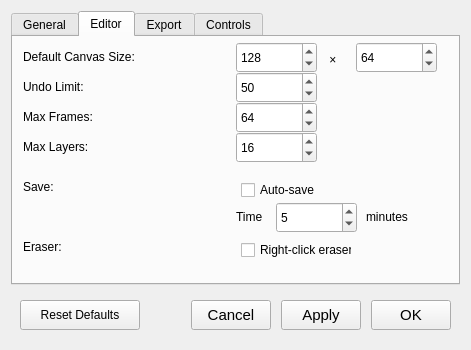
<?xml version="1.0" encoding="UTF-8"?>
<ui version="4.0">
 <class>SettingsDialog</class>
 <widget class="QDialog" name="SettingsDialog">
  <property name="geometry">
   <rect>
    <x>0</x>
    <y>0</y>
    <width>471</width>
    <height>350</height>
   </rect>
  </property>
  <property name="minimumSize">
   <size>
    <width>450</width>
    <height>350</height>
   </size>
  </property>
  <property name="windowTitle">
   <string>Dialog</string>
  </property>
  <layout class="QVBoxLayout" name="verticalLayout">
   <item>
    <widget class="QTabWidget" name="tabWidget">
     <property name="currentIndex">
      <number>1</number>
     </property>
     <widget class="QWidget" name="general">
      <attribute name="title">
       <string>General</string>
      </attribute>
      <layout class="QHBoxLayout" name="horizontalLayout_2">
       <property name="spacing">
        <number>0</number>
       </property>
       <property name="leftMargin">
        <number>0</number>
       </property>
       <property name="topMargin">
        <number>0</number>
       </property>
       <property name="rightMargin">
        <number>0</number>
       </property>
       <property name="bottomMargin">
        <number>0</number>
       </property>
       <item>
        <widget class="QWidget" name="widget_2" native="true">
         <property name="minimumSize">
          <size>
           <width>150</width>
           <height>0</height>
          </size>
         </property>
         <widget class="QLabel" name="label_2">
          <property name="geometry">
           <rect>
            <x>10</x>
            <y>10</y>
            <width>71</width>
            <height>20</height>
           </rect>
          </property>
          <property name="text">
           <string>Theme:</string>
          </property>
         </widget>
         <widget class="QLabel" name="label_3">
          <property name="geometry">
           <rect>
            <x>10</x>
            <y>40</y>
            <width>71</width>
            <height>20</height>
           </rect>
          </property>
          <property name="text">
           <string>UI Scale:</string>
          </property>
         </widget>
         <widget class="QLabel" name="label_5">
          <property name="geometry">
           <rect>
            <x>10</x>
            <y>80</y>
            <width>81</width>
            <height>20</height>
           </rect>
          </property>
          <property name="text">
           <string>Grid Color:</string>
          </property>
         </widget>
         <widget class="QLabel" name="label_6">
          <property name="geometry">
           <rect>
            <x>10</x>
            <y>160</y>
            <width>131</width>
            <height>20</height>
           </rect>
          </property>
          <property name="text">
           <string>Background Style:</string>
          </property>
         </widget>
        </widget>
       </item>
       <item>
        <widget class="QWidget" name="widget_3" native="true">
         <property name="minimumSize">
          <size>
           <width>160</width>
           <height>0</height>
          </size>
         </property>
         <widget class="QComboBox" name="cmb_Theme">
          <property name="geometry">
           <rect>
            <x>0</x>
            <y>5</y>
            <width>161</width>
            <height>30</height>
           </rect>
          </property>
          <property name="cursor">
           <cursorShape>PointingHandCursor</cursorShape>
          </property>
          <item>
           <property name="text">
            <string>dark</string>
           </property>
          </item>
          <item>
           <property name="text">
            <string>light</string>
           </property>
          </item>
          <item>
           <property name="text">
            <string>1bit</string>
           </property>
          </item>
         </widget>
         <widget class="QLabel" name="lbl_ScaleValue">
          <property name="geometry">
           <rect>
            <x>0</x>
            <y>40</y>
            <width>41</width>
            <height>20</height>
           </rect>
          </property>
          <property name="text">
           <string>100%</string>
          </property>
         </widget>
         <widget class="QSlider" name="slider_Scale">
          <property name="geometry">
           <rect>
            <x>50</x>
            <y>40</y>
            <width>101</width>
            <height>18</height>
           </rect>
          </property>
          <property name="minimum">
           <number>50</number>
          </property>
          <property name="maximum">
           <number>300</number>
          </property>
          <property name="singleStep">
           <number>1</number>
          </property>
          <property name="value">
           <number>100</number>
          </property>
          <property name="orientation">
           <enum>Qt::Orientation::Horizontal</enum>
          </property>
         </widget>
         <widget class="QCheckBox" name="chk_ShowGrid">
          <property name="geometry">
           <rect>
            <x>5</x>
            <y>75</y>
            <width>161</width>
            <height>26</height>
           </rect>
          </property>
          <property name="cursor">
           <cursorShape>PointingHandCursor</cursorShape>
          </property>
          <property name="text">
           <string>Show grid on canvas</string>
          </property>
         </widget>
         <widget class="QLabel" name="gridColorLabel">
          <property name="geometry">
           <rect>
            <x>0</x>
            <y>120</y>
            <width>61</width>
            <height>20</height>
           </rect>
          </property>
          <property name="text">
           <string>#333333</string>
          </property>
         </widget>
         <widget class="QPushButton" name="btn_GridColor">
          <property name="geometry">
           <rect>
            <x>70</x>
            <y>115</y>
            <width>83</width>
            <height>30</height>
           </rect>
          </property>
          <property name="cursor">
           <cursorShape>PointingHandCursor</cursorShape>
          </property>
          <property name="text">
           <string/>
          </property>
         </widget>
         <widget class="QComboBox" name="cmb_BgStyle">
          <property name="geometry">
           <rect>
            <x>0</x>
            <y>155</y>
            <width>161</width>
            <height>30</height>
           </rect>
          </property>
          <property name="cursor">
           <cursorShape>PointingHandCursor</cursorShape>
          </property>
          <item>
           <property name="text">
            <string>Checkerboard</string>
           </property>
          </item>
          <item>
           <property name="text">
            <string>Solid Black</string>
           </property>
          </item>
          <item>
           <property name="text">
            <string>Solid White</string>
           </property>
          </item>
         </widget>
        </widget>
       </item>
      </layout>
     </widget>
     <widget class="QWidget" name="editor">
      <attribute name="title">
       <string>Editor</string>
      </attribute>
      <layout class="QHBoxLayout" name="horizontalLayout_3">
       <property name="spacing">
        <number>0</number>
       </property>
       <property name="leftMargin">
        <number>0</number>
       </property>
       <property name="topMargin">
        <number>0</number>
       </property>
       <property name="rightMargin">
        <number>0</number>
       </property>
       <property name="bottomMargin">
        <number>0</number>
       </property>
       <item>
        <widget class="QWidget" name="widget_4" native="true">
         <property name="minimumSize">
          <size>
           <width>160</width>
           <height>0</height>
          </size>
         </property>
         <widget class="QLabel" name="label_13">
          <property name="geometry">
           <rect>
            <x>10</x>
            <y>10</y>
            <width>141</width>
            <height>20</height>
           </rect>
          </property>
          <property name="text">
           <string>Default Canvas Size:</string>
          </property>
         </widget>
         <widget class="QLabel" name="label_14">
          <property name="geometry">
           <rect>
            <x>10</x>
            <y>40</y>
            <width>91</width>
            <height>20</height>
           </rect>
          </property>
          <property name="text">
           <string>Undo Limit:</string>
          </property>
         </widget>
         <widget class="QLabel" name="label_17">
          <property name="geometry">
           <rect>
            <x>10</x>
            <y>140</y>
            <width>51</width>
            <height>20</height>
           </rect>
          </property>
          <property name="text">
           <string>Save:</string>
          </property>
         </widget>
         <widget class="QLabel" name="label_19">
          <property name="geometry">
           <rect>
            <x>10</x>
            <y>70</y>
            <width>101</width>
            <height>20</height>
           </rect>
          </property>
          <property name="text">
           <string>Max Frames:</string>
          </property>
         </widget>
         <widget class="QLabel" name="label_20">
          <property name="geometry">
           <rect>
            <x>10</x>
            <y>100</y>
            <width>101</width>
            <height>20</height>
           </rect>
          </property>
          <property name="text">
           <string>Max Layers:</string>
          </property>
         </widget>
         <widget class="QLabel" name="label_21">
          <property name="geometry">
           <rect>
            <x>10</x>
            <y>200</y>
            <width>101</width>
            <height>20</height>
           </rect>
          </property>
          <property name="text">
           <string>Eraser:</string>
          </property>
         </widget>
        </widget>
       </item>
       <item>
        <widget class="QWidget" name="widget_5" native="true">
         <property name="minimumSize">
          <size>
           <width>220</width>
           <height>0</height>
          </size>
         </property>
         <widget class="QSpinBox" name="spin_DefaultWidth">
          <property name="geometry">
           <rect>
            <x>0</x>
            <y>5</y>
            <width>81</width>
            <height>31</height>
           </rect>
          </property>
          <property name="cursor">
           <cursorShape>IBeamCursor</cursorShape>
          </property>
          <property name="minimum">
           <number>1</number>
          </property>
          <property name="maximum">
           <number>2000</number>
          </property>
          <property name="value">
           <number>128</number>
          </property>
         </widget>
         <widget class="QSpinBox" name="spin_UndoLimit">
          <property name="geometry">
           <rect>
            <x>0</x>
            <y>35</y>
            <width>81</width>
            <height>31</height>
           </rect>
          </property>
          <property name="cursor">
           <cursorShape>IBeamCursor</cursorShape>
          </property>
          <property name="minimum">
           <number>1</number>
          </property>
          <property name="maximum">
           <number>2000</number>
          </property>
          <property name="value">
           <number>50</number>
          </property>
         </widget>
         <widget class="QCheckBox" name="chk_AutoSave">
          <property name="geometry">
           <rect>
            <x>5</x>
            <y>140</y>
            <width>111</width>
            <height>26</height>
           </rect>
          </property>
          <property name="cursor">
           <cursorShape>PointingHandCursor</cursorShape>
          </property>
          <property name="text">
           <string>Auto-save</string>
          </property>
         </widget>
         <widget class="QLabel" name="label_15">
          <property name="geometry">
           <rect>
            <x>0</x>
            <y>170</y>
            <width>41</width>
            <height>20</height>
           </rect>
          </property>
          <property name="text">
           <string>Time</string>
          </property>
         </widget>
         <widget class="QSpinBox" name="spin_AutoSaveInterval">
          <property name="geometry">
           <rect>
            <x>40</x>
            <y>165</y>
            <width>81</width>
            <height>31</height>
           </rect>
          </property>
          <property name="cursor">
           <cursorShape>IBeamCursor</cursorShape>
          </property>
          <property name="minimum">
           <number>1</number>
          </property>
          <property name="maximum">
           <number>120</number>
          </property>
          <property name="value">
           <number>5</number>
          </property>
         </widget>
         <widget class="QLabel" name="label_16">
          <property name="geometry">
           <rect>
            <x>90</x>
            <y>15</y>
            <width>21</width>
            <height>16</height>
           </rect>
          </property>
          <property name="text">
           <string> ×</string>
          </property>
         </widget>
         <widget class="QLabel" name="label_18">
          <property name="geometry">
           <rect>
            <x>130</x>
            <y>170</y>
            <width>61</width>
            <height>20</height>
           </rect>
          </property>
          <property name="text">
           <string>minutes</string>
          </property>
         </widget>
         <widget class="QSpinBox" name="spin_DefaultHeight">
          <property name="geometry">
           <rect>
            <x>120</x>
            <y>5</y>
            <width>81</width>
            <height>31</height>
           </rect>
          </property>
          <property name="cursor">
           <cursorShape>IBeamCursor</cursorShape>
          </property>
          <property name="minimum">
           <number>1</number>
          </property>
          <property name="maximum">
           <number>2000</number>
          </property>
          <property name="value">
           <number>64</number>
          </property>
         </widget>
         <widget class="QSpinBox" name="spin_MaxFrames">
          <property name="geometry">
           <rect>
            <x>0</x>
            <y>65</y>
            <width>81</width>
            <height>31</height>
           </rect>
          </property>
          <property name="cursor">
           <cursorShape>IBeamCursor</cursorShape>
          </property>
          <property name="minimum">
           <number>16</number>
          </property>
          <property name="maximum">
           <number>1024</number>
          </property>
          <property name="value">
           <number>64</number>
          </property>
         </widget>
         <widget class="QSpinBox" name="spin_MaxLayers">
          <property name="geometry">
           <rect>
            <x>0</x>
            <y>95</y>
            <width>81</width>
            <height>31</height>
           </rect>
          </property>
          <property name="cursor">
           <cursorShape>IBeamCursor</cursorShape>
          </property>
          <property name="minimum">
           <number>4</number>
          </property>
          <property name="maximum">
           <number>64</number>
          </property>
          <property name="value">
           <number>16</number>
          </property>
         </widget>
         <widget class="QCheckBox" name="chk_RightClickEraser">
          <property name="geometry">
           <rect>
            <x>5</x>
            <y>200</y>
            <width>111</width>
            <height>26</height>
           </rect>
          </property>
          <property name="cursor">
           <cursorShape>PointingHandCursor</cursorShape>
          </property>
          <property name="text">
           <string>Right-click eraser:</string>
          </property>
         </widget>
        </widget>
       </item>
      </layout>
     </widget>
     <widget class="QWidget" name="exportWindow">
      <attribute name="title">
       <string>Export</string>
      </attribute>
      <layout class="QHBoxLayout" name="horizontalLayout_4">
       <property name="spacing">
        <number>0</number>
       </property>
       <property name="leftMargin">
        <number>0</number>
       </property>
       <property name="topMargin">
        <number>0</number>
       </property>
       <property name="rightMargin">
        <number>0</number>
       </property>
       <property name="bottomMargin">
        <number>0</number>
       </property>
       <item>
        <widget class="QWidget" name="widget_6" native="true">
         <property name="minimumSize">
          <size>
           <width>120</width>
           <height>0</height>
          </size>
         </property>
         <widget class="QLabel" name="label_10">
          <property name="geometry">
           <rect>
            <x>10</x>
            <y>10</y>
            <width>121</width>
            <height>20</height>
           </rect>
          </property>
          <property name="text">
           <string>Default Format:</string>
          </property>
         </widget>
         <widget class="QLabel" name="label_11">
          <property name="geometry">
           <rect>
            <x>10</x>
            <y>40</y>
            <width>121</width>
            <height>20</height>
           </rect>
          </property>
          <property name="text">
           <string>Variable Prefix:</string>
          </property>
         </widget>
         <widget class="QLabel" name="label_12">
          <property name="geometry">
           <rect>
            <x>10</x>
            <y>70</y>
            <width>51</width>
            <height>20</height>
           </rect>
          </property>
          <property name="text">
           <string>Other:</string>
          </property>
         </widget>
         <widget class="QLabel" name="label_22">
          <property name="geometry">
           <rect>
            <x>10</x>
            <y>100</y>
            <width>51</width>
            <height>20</height>
           </rect>
          </property>
          <property name="text">
           <string>Other:</string>
          </property>
         </widget>
        </widget>
       </item>
       <item>
        <widget class="QWidget" name="widget_7" native="true">
         <property name="minimumSize">
          <size>
           <width>320</width>
           <height>0</height>
          </size>
         </property>
         <widget class="QComboBox" name="cmb_Language">
          <property name="geometry">
           <rect>
            <x>0</x>
            <y>5</y>
            <width>221</width>
            <height>28</height>
           </rect>
          </property>
          <property name="cursor">
           <cursorShape>PointingHandCursor</cursorShape>
          </property>
          <item>
           <property name="text">
            <string>C++ (Arduino/OLED)</string>
           </property>
          </item>
          <item>
           <property name="text">
            <string>Python (MicroPython)</string>
           </property>
          </item>
         </widget>
         <widget class="QLineEdit" name="input_VariablePrefix">
          <property name="geometry">
           <rect>
            <x>0</x>
            <y>35</y>
            <width>221</width>
            <height>28</height>
           </rect>
          </property>
          <property name="text">
           <string>bitmap_</string>
          </property>
         </widget>
         <widget class="QCheckBox" name="chk_AutoCopy">
          <property name="geometry">
           <rect>
            <x>0</x>
            <y>100</y>
            <width>311</width>
            <height>26</height>
           </rect>
          </property>
          <property name="cursor">
           <cursorShape>PointingHandCursor</cursorShape>
          </property>
          <property name="text">
           <string>Auto-copy generated code to clipboard</string>
          </property>
         </widget>
         <widget class="QCheckBox" name="chk_Progmem">
          <property name="geometry">
           <rect>
            <x>0</x>
            <y>120</y>
            <width>321</width>
            <height>26</height>
           </rect>
          </property>
          <property name="cursor">
           <cursorShape>PointingHandCursor</cursorShape>
          </property>
          <property name="text">
           <string>Include PROGMEM optimization by default</string>
          </property>
         </widget>
         <widget class="QComboBox" name="cmb_ByteFormat">
          <property name="geometry">
           <rect>
            <x>0</x>
            <y>65</y>
            <width>221</width>
            <height>28</height>
           </rect>
          </property>
          <item>
           <property name="text">
            <string>Adafruit GFX (Horizontal)</string>
           </property>
          </item>
          <item>
           <property name="text">
            <string>U8g2 (Vertical)</string>
           </property>
          </item>
         </widget>
        </widget>
       </item>
      </layout>
     </widget>
     <widget class="QWidget" name="controls">
      <attribute name="title">
       <string>Controls</string>
      </attribute>
      <layout class="QHBoxLayout" name="horizontalLayout_5">
       <property name="leftMargin">
        <number>0</number>
       </property>
       <property name="topMargin">
        <number>0</number>
       </property>
       <property name="rightMargin">
        <number>0</number>
       </property>
       <property name="bottomMargin">
        <number>0</number>
       </property>
       <item>
        <widget class="QTableWidget" name="table_Controls">
         <column>
          <property name="text">
           <string>Action</string>
          </property>
         </column>
         <column>
          <property name="text">
           <string>Shortcut</string>
          </property>
         </column>
        </widget>
       </item>
      </layout>
     </widget>
    </widget>
   </item>
   <item>
    <widget class="QWidget" name="widget" native="true">
     <property name="minimumSize">
      <size>
       <width>0</width>
       <height>40</height>
      </size>
     </property>
     <layout class="QHBoxLayout" name="horizontalLayout">
      <property name="spacing">
       <number>10</number>
      </property>
      <item>
       <widget class="QPushButton" name="btn_ResetDefaults">
        <property name="minimumSize">
         <size>
          <width>120</width>
          <height>30</height>
         </size>
        </property>
        <property name="maximumSize">
         <size>
          <width>120</width>
          <height>30</height>
         </size>
        </property>
        <property name="cursor">
         <cursorShape>PointingHandCursor</cursorShape>
        </property>
        <property name="text">
         <string>Reset Defaults</string>
        </property>
       </widget>
      </item>
      <item>
       <spacer name="horizontalSpacer">
        <property name="orientation">
         <enum>Qt::Orientation::Horizontal</enum>
        </property>
        <property name="sizeHint" stdset="0">
         <size>
          <width>40</width>
          <height>20</height>
         </size>
        </property>
       </spacer>
      </item>
      <item>
       <widget class="QPushButton" name="btn_Cancel">
        <property name="minimumSize">
         <size>
          <width>80</width>
          <height>30</height>
         </size>
        </property>
        <property name="maximumSize">
         <size>
          <width>80</width>
          <height>30</height>
         </size>
        </property>
        <property name="font">
         <font>
          <pointsize>11</pointsize>
         </font>
        </property>
        <property name="cursor">
         <cursorShape>PointingHandCursor</cursorShape>
        </property>
        <property name="text">
         <string>Cancel</string>
        </property>
       </widget>
      </item>
      <item>
       <widget class="QPushButton" name="btn_Apply">
        <property name="minimumSize">
         <size>
          <width>80</width>
          <height>30</height>
         </size>
        </property>
        <property name="maximumSize">
         <size>
          <width>80</width>
          <height>30</height>
         </size>
        </property>
        <property name="font">
         <font>
          <pointsize>11</pointsize>
         </font>
        </property>
        <property name="cursor">
         <cursorShape>PointingHandCursor</cursorShape>
        </property>
        <property name="text">
         <string>Apply</string>
        </property>
       </widget>
      </item>
      <item>
       <widget class="QPushButton" name="btn_OK">
        <property name="minimumSize">
         <size>
          <width>80</width>
          <height>30</height>
         </size>
        </property>
        <property name="maximumSize">
         <size>
          <width>80</width>
          <height>30</height>
         </size>
        </property>
        <property name="font">
         <font>
          <pointsize>11</pointsize>
         </font>
        </property>
        <property name="cursor">
         <cursorShape>PointingHandCursor</cursorShape>
        </property>
        <property name="text">
         <string>OK</string>
        </property>
       </widget>
      </item>
     </layout>
    </widget>
   </item>
  </layout>
 </widget>
 <resources/>
 <connections/>
</ui>
